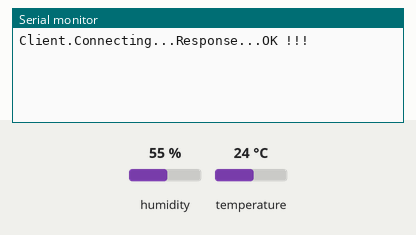
Recording of a sketch running on a simulated ESP8266 (NodeMCU). Shown: the last lines printed to the serial monitor. Inputs (shaded band) come from the test bench; at power-on: temperature 24 °C, humidity 55 %. WiFi joins after 1.5 s; servers stay silent unless stated; not simulated (calls return 0 or success): WiFiClientSecureAxTLS.h.

Above: at 3.0 s.
3.1 s: temperature set to 27.6 °C
At 7.8 s:
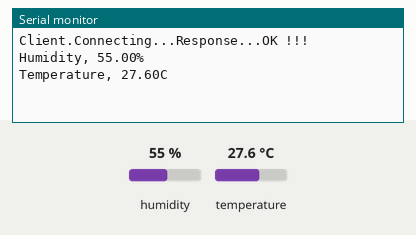
8.8 s: temperature set to 28.7 °C
At 13.0 s:
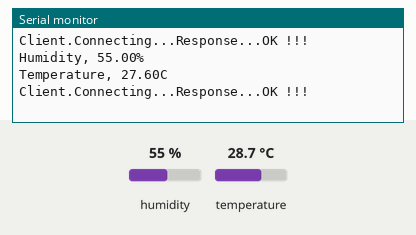

The sketch:

DHT11.ino
```cpp
#include <ESP8266WiFi.h>
#include <TridentTD_LineNotify.h>
#include <BlynkSimpleEsp8266.h>
#include <ESP8266WiFiMulti.h>
ESP8266WiFiMulti WiFiMulti;
#include <WiFiClientSecureAxTLS.h>
#include "DHT.h"
#define LINE_TOKEN "XiIYrxHioZWIQ8xmi0D2L1gaCt9AUp78ekntkSvGDk7" // เป็น Token ของ line ที่จะได้ตอนกดเข้าไปในlineบอท


boolean flag = true;
char auth[] = "DPWDeKdTrhncSdrQbjPnji0wItY2hPFf"; //ได้มาจาก email หลังจาก new project
char ssid[] = "iPhoneLaserOnline"; //ชื่อไวฟาย
char pass[] = "0969514044"; //รหัสไวฟาย

DHT dht;

void setup()
{
  Serial.begin(9600);
  LINE.setToken(LINE_TOKEN); // ตามชื่อ เซ็นtoken ขาดไม่ได้ ไมงันมันไม่ส่งข้อความ
  Blynk.begin(auth, ssid, pass);
  dht.setup(D0);
}

void loop()
{
  GG_ScriptSheet();
  delay(3000);
  delay(dht.getMinimumSamplingPeriod());

  float humidity = dht.getHumidity();  // ดึงค่าความชื้นอยู่ในตัวแปล humidity
  float temperature = dht.getTemperature(); //ดึงค่าอุณหภูมิอยู่ในตัวแปล temperature


  Serial.print("Humidity, ");
  Serial.print(humidity);
  Blynk.virtualWrite(V1, humidity); // เป็นการเขียนเพื่อที่จะตั้งค่าใน Blynk ได้ V1 จะเป็นขาที่จะเอาไปใช้ในBlynk เป็นขาที่ตั้งชื่อขึ้นมา
  Serial.println("%");

  Serial.print("Temperature, ");
  Serial.print(temperature);
  Blynk.virtualWrite(V2, temperature); // เป็นการเขียนเพื่อที่จะตั้งค่าใน Blynk ได้ V2 จะเป็นขาที่จะเอาไปใช้ในBlynk เป็นขาที่ตั้งชื่อขึ้นมา
  Serial.println("C");

  delay(5000);

  if ( temperature > 28 )
    {
      while(flag==true)
      {
        LINE.setToken(LINE_TOKEN);
        LINE.notifyPicture("อุณหภูมิขณะนี้ไม่ปกติ", "https://sv1.picz.in.th/images/2020/12/23/jpfiUu.png"); // แจ้งเตือน ข้อความและรูปภาพ
        delay(5000);
        flag = false;

      }

     }

   if ( temperature <= 28 )
   {
     while(flag==false)
     {
        LINE.setToken(LINE_TOKEN);
        LINE.notifyPicture("อุณหภูมิขณะนี้ปกติแล้ว", "https://sv1.picz.in.th/images/2020/12/23/jpfiUu.png"); // แจ้งเตือน ข้อความและรูปภาพ
        delay(5000);
        flag = true;

      }
   }
  Blynk.run();
}

void GG_ScriptSheet(){
  // YOUR SCRIPT = https://script.google.com/macros/s/AKfycbxfZgqv6kD0x0l-V8mKIugWt12Y0VX7KKhhU9b0NaAAink6W1iv/exec
  // U can test script by fill:   /?&FIELD1=16&FIELD2=18

  axTLS::WiFiClientSecure client;
  const char* HOST = "script.google.com";
  const char* GScriptId = "AKfycbxfZgqv6kD0x0l-V8mKIugWt12Y0VX7KKhhU9b0NaAAink6W1iv";
  //float TEMP HUMD
  float TEMP = dht.getTemperature();
  float HUMD = dht.getHumidity();
  String url32 = String("/macros/s/") + GScriptId + "/exec?&FIELD1="+(String)TEMP + "&FIELD2="+(String)HUMD;
  Serial.print("Client.Connecting...");

  if (client.connect(HOST, 443)) {
    client.println("GET " + String(url32) + " HTTP/1.0"); //HTTP/1.0 OK sent LINEnotify and GoogleSheet
    client.println("Host: " + String(HOST));
    client.println("User-Agent: ESP8266\r\n");
    client.println("Connection: close\r\n\r\n");
    //client.println(true ? "" : "Connection: close\r\n");
    //client.println("Content-Type: application/x-www-form-urlencoded");
    client.println("Content-Type: application/json");
    //2client.println("Connection: close");
    client.println("Content-Length: " + String(url32.length()));
    client.println();
    //client.println(postData);
    client.print("\r\n\r\n");
    Serial.print("Response...");
  }
  Serial.println("OK !!!");
}
```

Measured:
- the behaviour switches between 28 and 28.1 °C on temperature (found by bisection; images 1 and 2)
- after the input at 3.1 s, the serial monitor: prints a new line after 3.9 s (image 1)
